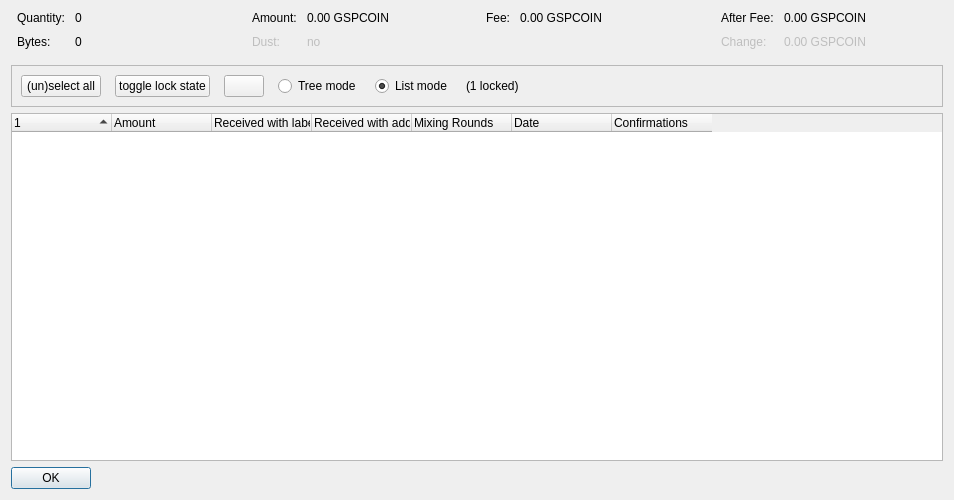
<?xml version="1.0" encoding="UTF-8"?>
<ui version="4.0">
 <class>CoinControlDialog</class>
 <widget class="QDialog" name="CoinControlDialog">
  <property name="geometry">
   <rect>
    <x>0</x>
    <y>0</y>
    <width>954</width>
    <height>500</height>
   </rect>
  </property>
  <property name="windowTitle">
   <string>Coin Selection</string>
  </property>
  <layout class="QVBoxLayout" name="verticalLayout">
   <item>
    <layout class="QHBoxLayout" name="horizontalLayoutTop" stretch="0,0,0,0">
     <property name="topMargin">
      <number>0</number>
     </property>
     <property name="bottomMargin">
      <number>10</number>
     </property>
     <item>
      <layout class="QFormLayout" name="formLayoutCoinControl1">
       <property name="horizontalSpacing">
        <number>10</number>
       </property>
       <property name="verticalSpacing">
        <number>10</number>
       </property>
       <property name="leftMargin">
        <number>6</number>
       </property>
       <property name="rightMargin">
        <number>6</number>
       </property>
       <item row="0" column="0">
        <widget class="QLabel" name="labelCoinControlQuantityText">
         <property name="text">
          <string>Quantity:</string>
         </property>
        </widget>
       </item>
       <item row="0" column="1">
        <widget class="QLabel" name="labelCoinControlQuantity">
         <property name="cursor">
          <cursorShape>IBeamCursor</cursorShape>
         </property>
         <property name="contextMenuPolicy">
          <enum>Qt::ActionsContextMenu</enum>
         </property>
         <property name="text">
          <string notr="true">0</string>
         </property>
         <property name="textInteractionFlags">
          <set>Qt::LinksAccessibleByMouse|Qt::TextSelectableByKeyboard|Qt::TextSelectableByMouse</set>
         </property>
        </widget>
       </item>
       <item row="1" column="0">
        <widget class="QLabel" name="labelCoinControlBytesText">
         <property name="text">
          <string>Bytes:</string>
         </property>
        </widget>
       </item>
       <item row="1" column="1">
        <widget class="QLabel" name="labelCoinControlBytes">
         <property name="cursor">
          <cursorShape>IBeamCursor</cursorShape>
         </property>
         <property name="contextMenuPolicy">
          <enum>Qt::ActionsContextMenu</enum>
         </property>
         <property name="text">
          <string notr="true">0</string>
         </property>
         <property name="textInteractionFlags">
          <set>Qt::LinksAccessibleByMouse|Qt::TextSelectableByKeyboard|Qt::TextSelectableByMouse</set>
         </property>
        </widget>
       </item>
      </layout>
     </item>
     <item>
      <layout class="QFormLayout" name="formLayoutCoinControl2">
       <property name="horizontalSpacing">
        <number>10</number>
       </property>
       <property name="verticalSpacing">
        <number>10</number>
       </property>
       <property name="leftMargin">
        <number>6</number>
       </property>
       <property name="rightMargin">
        <number>6</number>
       </property>
       <item row="0" column="0">
        <widget class="QLabel" name="labelCoinControlAmountText">
         <property name="text">
          <string>Amount:</string>
         </property>
        </widget>
       </item>
       <item row="0" column="1">
        <widget class="QLabel" name="labelCoinControlAmount">
         <property name="cursor">
          <cursorShape>IBeamCursor</cursorShape>
         </property>
         <property name="contextMenuPolicy">
          <enum>Qt::ActionsContextMenu</enum>
         </property>
         <property name="text">
          <string notr="true">0.00 GSPCOIN</string>
         </property>
         <property name="textInteractionFlags">
          <set>Qt::LinksAccessibleByMouse|Qt::TextSelectableByKeyboard|Qt::TextSelectableByMouse</set>
         </property>
        </widget>
       </item>
       <item row="1" column="0">
        <widget class="QLabel" name="labelCoinControlLowOutputText">
         <property name="enabled">
          <bool>false</bool>
         </property>
         <property name="text">
          <string>Dust:</string>
         </property>
        </widget>
       </item>
       <item row="1" column="1">
        <widget class="QLabel" name="labelCoinControlLowOutput">
         <property name="enabled">
          <bool>false</bool>
         </property>
         <property name="cursor">
          <cursorShape>IBeamCursor</cursorShape>
         </property>
         <property name="contextMenuPolicy">
          <enum>Qt::ActionsContextMenu</enum>
         </property>
         <property name="text">
          <string notr="true">no</string>
         </property>
         <property name="textInteractionFlags">
          <set>Qt::LinksAccessibleByMouse|Qt::TextSelectableByKeyboard|Qt::TextSelectableByMouse</set>
         </property>
        </widget>
       </item>
      </layout>
     </item>
     <item>
      <layout class="QFormLayout" name="formLayoutCoinControl3">
       <property name="horizontalSpacing">
        <number>10</number>
       </property>
       <property name="verticalSpacing">
        <number>10</number>
       </property>
       <property name="leftMargin">
        <number>6</number>
       </property>
       <property name="rightMargin">
        <number>6</number>
       </property>
       <item row="0" column="0">
        <widget class="QLabel" name="labelCoinControlFeeText">
         <property name="text">
          <string>Fee:</string>
         </property>
        </widget>
       </item>
       <item row="0" column="1">
        <widget class="QLabel" name="labelCoinControlFee">
         <property name="cursor">
          <cursorShape>IBeamCursor</cursorShape>
         </property>
         <property name="contextMenuPolicy">
          <enum>Qt::ActionsContextMenu</enum>
         </property>
         <property name="text">
          <string notr="true">0.00 GSPCOIN</string>
         </property>
         <property name="textInteractionFlags">
          <set>Qt::LinksAccessibleByMouse|Qt::TextSelectableByKeyboard|Qt::TextSelectableByMouse</set>
         </property>
        </widget>
       </item>
      </layout>
     </item>
     <item>
      <layout class="QFormLayout" name="formLayoutCoinControl4">
       <property name="horizontalSpacing">
        <number>10</number>
       </property>
       <property name="verticalSpacing">
        <number>10</number>
       </property>
       <property name="leftMargin">
        <number>6</number>
       </property>
       <property name="rightMargin">
        <number>6</number>
       </property>
       <item row="0" column="0">
        <widget class="QLabel" name="labelCoinControlAfterFeeText">
         <property name="text">
          <string>After Fee:</string>
         </property>
        </widget>
       </item>
       <item row="0" column="1">
        <widget class="QLabel" name="labelCoinControlAfterFee">
         <property name="cursor">
          <cursorShape>IBeamCursor</cursorShape>
         </property>
         <property name="contextMenuPolicy">
          <enum>Qt::ActionsContextMenu</enum>
         </property>
         <property name="text">
          <string notr="true">0.00 GSPCOIN</string>
         </property>
         <property name="textInteractionFlags">
          <set>Qt::LinksAccessibleByMouse|Qt::TextSelectableByKeyboard|Qt::TextSelectableByMouse</set>
         </property>
        </widget>
       </item>
       <item row="1" column="0">
        <widget class="QLabel" name="labelCoinControlChangeText">
         <property name="enabled">
          <bool>false</bool>
         </property>
         <property name="text">
          <string>Change:</string>
         </property>
        </widget>
       </item>
       <item row="1" column="1">
        <widget class="QLabel" name="labelCoinControlChange">
         <property name="enabled">
          <bool>false</bool>
         </property>
         <property name="cursor">
          <cursorShape>IBeamCursor</cursorShape>
         </property>
         <property name="contextMenuPolicy">
          <enum>Qt::ActionsContextMenu</enum>
         </property>
         <property name="text">
          <string notr="true">0.00 GSPCOIN</string>
         </property>
         <property name="textInteractionFlags">
          <set>Qt::LinksAccessibleByMouse|Qt::TextSelectableByKeyboard|Qt::TextSelectableByMouse</set>
         </property>
        </widget>
       </item>
      </layout>
     </item>
    </layout>
   </item>
   <item>
    <widget class="QFrame" name="frame">
     <property name="minimumSize">
      <size>
       <width>0</width>
       <height>40</height>
      </size>
     </property>
     <property name="frameShape">
      <enum>QFrame::StyledPanel</enum>
     </property>
     <property name="frameShadow">
      <enum>QFrame::Sunken</enum>
     </property>
     <layout class="QHBoxLayout" name="horizontalLayout">
      <item>
       <layout class="QHBoxLayout" name="horizontalLayoutPanel" stretch="0,0,0,0,0,0,0">
        <property name="spacing">
         <number>14</number>
        </property>
        <item>
         <widget class="QPushButton" name="pushButtonSelectAll">
          <property name="sizePolicy">
           <sizepolicy hsizetype="Maximum" vsizetype="Fixed">
            <horstretch>0</horstretch>
            <verstretch>0</verstretch>
           </sizepolicy>
          </property>
          <property name="text">
           <string>(un)select all</string>
          </property>
          <property name="autoDefault">
           <bool>false</bool>
          </property>
         </widget>
        </item>
        <item>
         <widget class="QPushButton" name="pushButtonToggleLock">
          <property name="sizePolicy">
           <sizepolicy hsizetype="Maximum" vsizetype="Fixed">
            <horstretch>0</horstretch>
            <verstretch>0</verstretch>
           </sizepolicy>
          </property>
          <property name="text">
           <string>toggle lock state</string>
          </property>
          <property name="autoDefault">
           <bool>false</bool>
          </property>
         </widget>
        </item>
        <item>
         <widget class="QPushButton" name="hideButton">
          <property name="sizePolicy">
           <sizepolicy hsizetype="Maximum" vsizetype="Fixed">
            <horstretch>0</horstretch>
            <verstretch>0</verstretch>
           </sizepolicy>
          </property>
          <property name="text">
           <string/>
          </property>
          <property name="autoDefault">
           <bool>false</bool>
          </property>
         </widget>
        </item>
        <item>
         <widget class="QRadioButton" name="radioTreeMode">
          <property name="sizePolicy">
           <sizepolicy hsizetype="Maximum" vsizetype="Fixed">
            <horstretch>0</horstretch>
            <verstretch>0</verstretch>
           </sizepolicy>
          </property>
          <property name="text">
           <string>Tree mode</string>
          </property>
         </widget>
        </item>
        <item>
         <widget class="QRadioButton" name="radioListMode">
          <property name="sizePolicy">
           <sizepolicy hsizetype="Maximum" vsizetype="Fixed">
            <horstretch>0</horstretch>
            <verstretch>0</verstretch>
           </sizepolicy>
          </property>
          <property name="text">
           <string>List mode</string>
          </property>
          <property name="checked">
           <bool>true</bool>
          </property>
         </widget>
        </item>
        <item>
         <widget class="QLabel" name="labelLocked">
          <property name="text">
           <string>(1 locked)</string>
          </property>
         </widget>
        </item>
        <item>
         <spacer name="horizontalSpacer">
          <property name="orientation">
           <enum>Qt::Horizontal</enum>
          </property>
          <property name="sizeHint" stdset="0">
           <size>
            <width>40</width>
            <height>20</height>
           </size>
          </property>
         </spacer>
        </item>
       </layout>
      </item>
     </layout>
    </widget>
   </item>
   <item>
    <widget class="CoinControlTreeWidget" name="treeWidget">
     <property name="contextMenuPolicy">
      <enum>Qt::CustomContextMenu</enum>
     </property>
     <property name="sortingEnabled">
      <bool>false</bool>
     </property>
     <property name="columnCount">
      <number>7</number>
     </property>
     <attribute name="headerShowSortIndicator" stdset="0">
      <bool>true</bool>
     </attribute>
     <attribute name="headerStretchLastSection">
      <bool>false</bool>
     </attribute>
     <column>
      <property name="text">
       <string/>
      </property>
     </column>
     <column>
      <property name="text">
       <string>Amount</string>
      </property>
     </column>
     <column>
      <property name="text">
       <string>Received with label</string>
      </property>
     </column>
     <column>
      <property name="text">
       <string>Received with address</string>
      </property>
     </column>
     <column>
      <property name="text">
       <string>Mixing Rounds</string>
      </property>
     </column>
     <column>
      <property name="text">
       <string>Date</string>
      </property>
     </column>
     <column>
      <property name="text">
       <string>Confirmations</string>
      </property>
      <property name="toolTip">
       <string>Confirmed</string>
      </property>
     </column>
    </widget>
   </item>
   <item>
    <widget class="QDialogButtonBox" name="buttonBox">
     <property name="sizePolicy">
      <sizepolicy hsizetype="Maximum" vsizetype="Fixed">
       <horstretch>0</horstretch>
       <verstretch>0</verstretch>
      </sizepolicy>
     </property>
     <property name="orientation">
      <enum>Qt::Horizontal</enum>
     </property>
     <property name="standardButtons">
      <set>QDialogButtonBox::Ok</set>
     </property>
    </widget>
   </item>
  </layout>
 </widget>
 <customwidgets>
  <customwidget>
   <class>CoinControlTreeWidget</class>
   <extends>QTreeWidget</extends>
   <header>qt/coincontroltreewidget.h</header>
  </customwidget>
 </customwidgets>
 <resources/>
 <connections/>
</ui>
